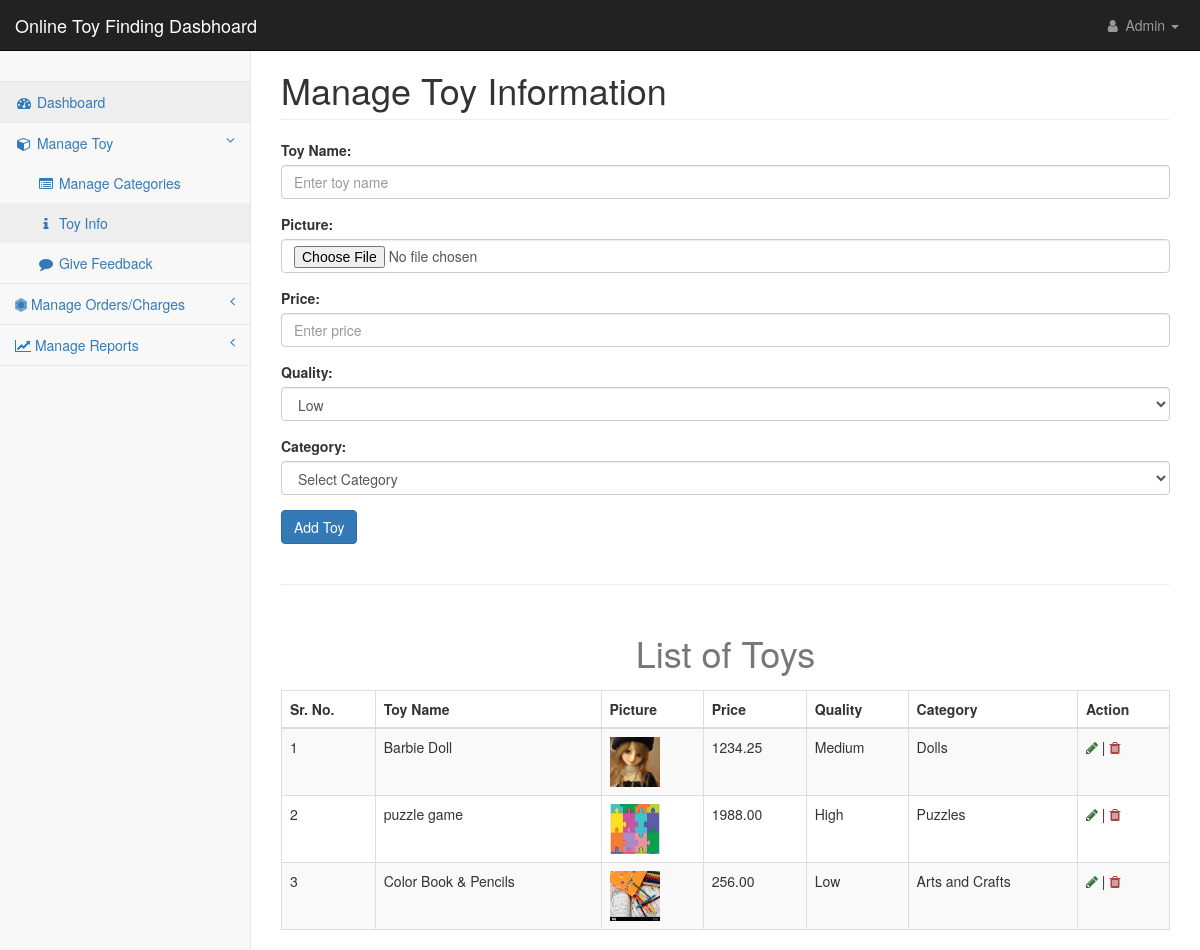
The app's page /admin/toy-info.php (signed in) with its own data.
### tables this page shows
CREATE TABLE `toy_info` (
  `toy_id` int(11) NOT NULL,
  `toy_name` varchar(255) NOT NULL,
  `picture` varchar(255) DEFAULT NULL,
  `price` decimal(10,2) NOT NULL,
  `quality` enum('Low','Medium','High') NOT NULL,
  `category_id` int(11) DEFAULT NULL,
  `created_at` timestamp NOT NULL DEFAULT current_timestamp(),
  `updated_at` timestamp NOT NULL DEFAULT current_timestamp() ON UPDATE current_timestamp()
);

CREATE TABLE `toy_categories` (
  `category_id` int(11) NOT NULL,
  `category_name` varchar(100) DEFAULT NULL
);

### admin/toy-info.php (the view, shortened to what this page needs)
<?php
require_once "header.php";
require_once "sidenav.php";
?>
<div id="page-wrapper">
    <div class="container-fluid">
        <div class="row">
            <div class="col-lg-12">
                <h1 class="page-header">Manage Toy Information</h1>
            </div>
        </div>
        <form action="" method="POST" enctype="multipart/form-data">
            <div class="form-group">
                <label for="toy_name">Toy Name:</label>
                <input type="text" class="form-control" id="toy_name" name="toy_name" placeholder="Enter toy name" required autofocus>
            </div>
            <div class="form-group">
                <label for="picture">Picture:</label>
                <input type="file" class="form-control" id="picture" name="picture" required accept="image/*">
            </div>
            <div class="form-group">
                <label for="price">Price:</label>
                <input type="number" class="form-control" id="price" name="price" placeholder="Enter price" step="0.01" required>
            </div>
            <div class="form-group">
                <label for="quality">Quality:</label>
                <select class="form-control" id="quality" name="quality" required>
                    <option value="Low">Low</option>
                </select>
            </div>
            <div class="form-group">
                <label for="category_id">Category:</label>
                <select class="form-control" id="category_id" name="category_id" required>
                    <option value="">Select Category</option>
                </select>
            </div>
            <button type="submit" class="btn btn-primary">Add Toy</button>
        </form>
        <br>
        <hr>
        <table id="toyInfoTable" class="display table table-striped table-bordered">
            <caption class="text text-center">
                <h1>List of Toys</h1>
            </caption>
            <thead>
                <tr>
                    <th>Sr. No.</th>
                    <th>Toy Name</th>
                    <th>Picture</th>
                    <th>Price</th>
                    <th>Quality</th>
                    <th>Category</th>
                    <th>Action</th>
                </tr>
            </thead>
            <tbody>
                <?php
                $sql = "SELECT t.*, c.category_name FROM toy_info t LEFT JOIN toy_categories c ON t.category_id = c.category_id ORDER BY t.toy_id ASC";
                $result = $conn->query($sql);
                if ($result->num_rows > 0) {
                    $counter = 1;
                    while ($row = $result->fetch_assoc()) {
                ?>
                        <tr>
                            <td><?php echo $counter; ?></td>
                            <td><?php echo $row["toy_name"]; ?></td>
                            <td><img src="<?php echo $row["picture"]; ?>" alt="img not found" height="50" width="50"></td>
                            <td><?php echo $row["price"]; ?></td>
                            <td><?php echo $row["quality"]; ?></td>
                            <td><?php echo $row["category_name"]; ?></td>
                            <td>
                                <a title="update" href='update-toy-info.php?id=<?php echo $row["toy_id"] ?>' class="text text-success"><i class='fa fa-pencil'></i></a> | <a onclick="return confirm('Delete Confirmation!');" href='?id=<?php echo $row["toy_id"] ?>' title="delete" class="text text-danger"><i class='fa fa-trash'></i></a>
                            </td>
                        </tr>
                <?php
                        $counter++;
                    }
                } else {
                    echo "<tr><td colspan='7'>No toys found</td></tr>";
                }
                ?>
            </tbody>
        </table>
    </div>
</div>
<?php
require_once "footer.php";
?>

### admin/css/startmin.css (style rules this page uses)
body { background-color: #f8f8f8; }
#page-wrapper { padding-top: 30px; min-height: 568px; background-color: #fff; }
@media (min-width:768px) { #page-wrapper { position: inherit; margin-left: 250px; padding: 30px 15px 0 15px; border-left: 1px solid #e7e7e7; } }

### records on screen
toy_info: toy_name "Barbie Doll", picture (picture), price "1234.25", quality "Medium", category.category_name "Dolls"
toy_info: toy_name "puzzle game", picture (picture), price "1988.00", quality "High", category.category_name "Puzzles"
toy_info: toy_name "Color Book & Pencils", picture (picture), price "256.00", quality "Low", category.category_name "Arts and Crafts"
